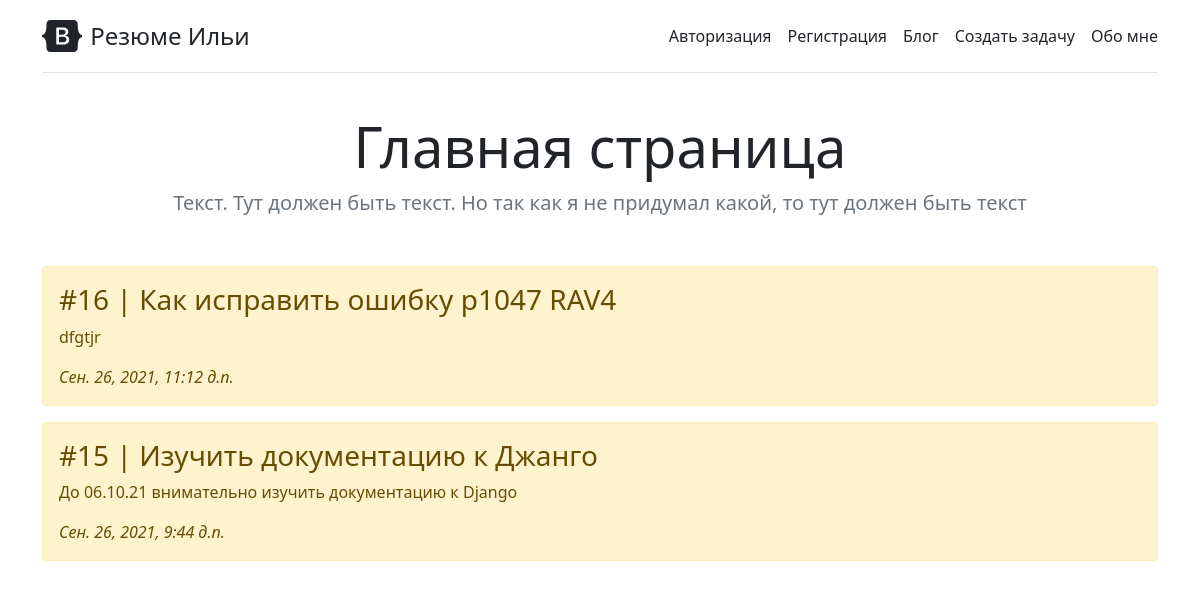
The page / on the database its author committed.
### main/models.py (models this page shows, shortened)
class Task(models.Model):
    title = models.CharField('Название', max_length=50)
    task = models.TextField('Описание')
    pub_date = models.DateTimeField('Дата публикации', blank=True, null=True, default=timezone.now)
    class Meta:
        verbose_name = 'Задача'
        verbose_name_plural = 'Задачи'

### main/views.py (the view)
# urls.py: path('', views.index, name='index'), # Главаня страница
def index(request):
    tasks = Task.objects.order_by('-id')[:5]
    return render(request, 'main/index.html', {'title': 'Главная страница сайта', 'tasks': tasks})

### templates/main/index.html (shortened to what this page needs)
{% extends 'main.html' %}
{% block header_head %}Главная страница{% endblock %}
{% block header_text %}Текст. Тут должен быть текст. Но так как я не придумал какой, то тут должен быть текст{% endblock %}
{% if tasks %}
{% block task %}
    {% for t in tasks %}
        <div class="alert alert-warning mt-2">
            <h3>#{{ t.id }} | {{ t.title }}</h3>
            <p>{{ t.task }}</p>
            <i>{{ t.pub_date }}</i>
        </div>
    {% endfor %}
{% endblock %}
{% else %}
<p>Нет задач</p>
{% endif %}

### rows shown on the page
Task: id "16", title "Как исправить ошибку p1047 RAV4", task "dfgtjr", pub_date "Сен. 26, 2021, 11:12 д.п."
Task: id "15", title "Изучить документацию к Джанго", task "До 06.10.21 внимательно изучить документацию к Django", pub_date "Сен. 26, 2021, 9:44 д.п."
